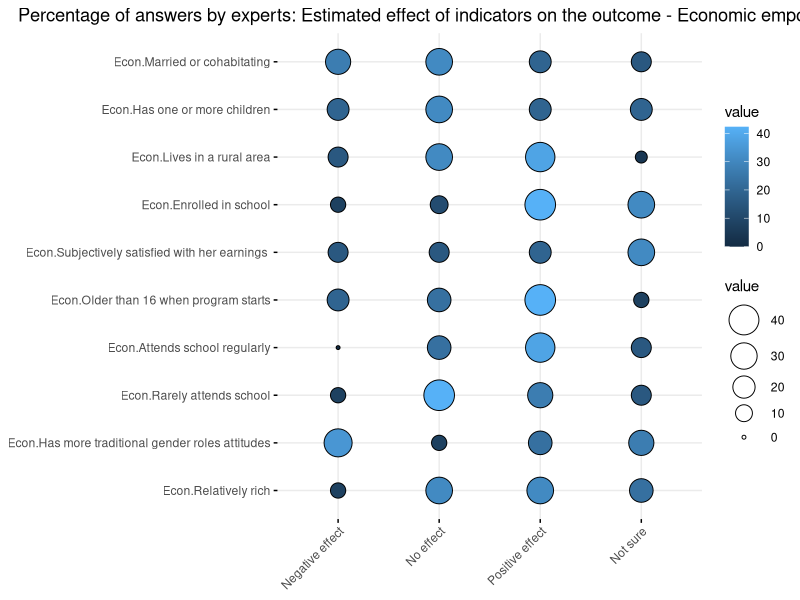
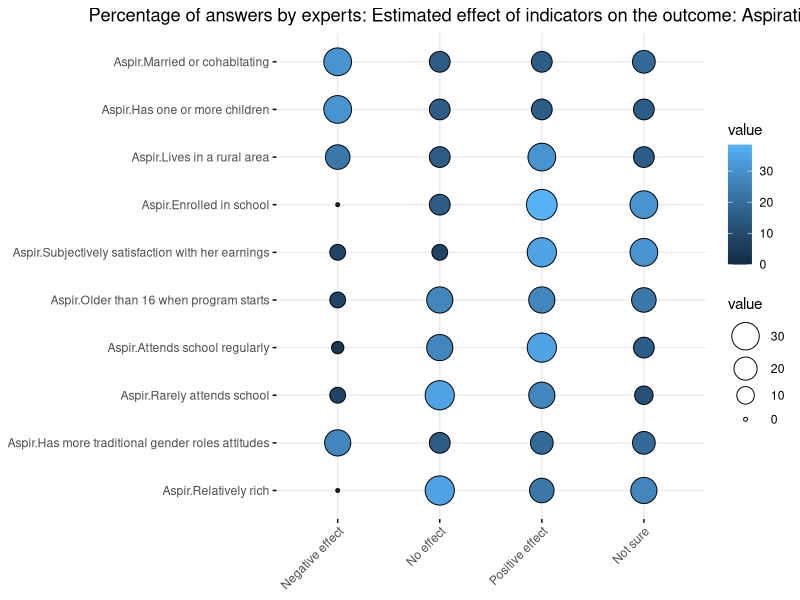
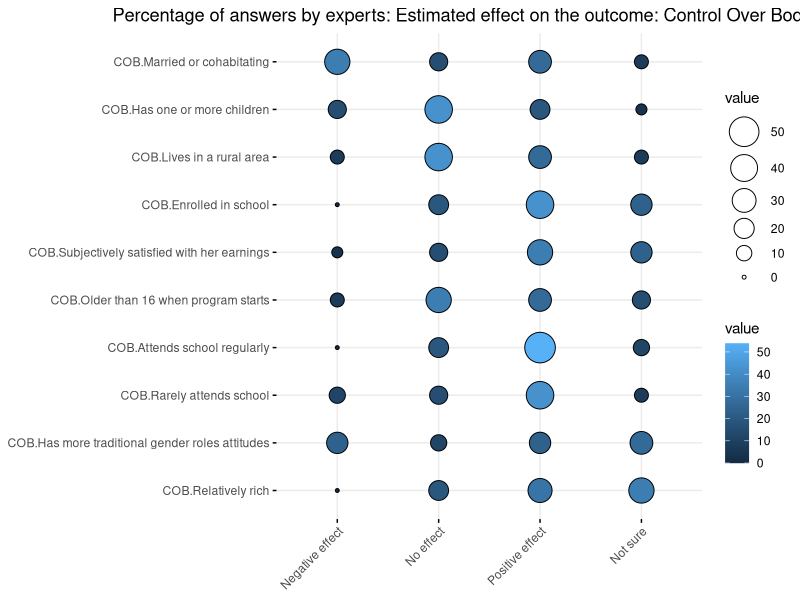
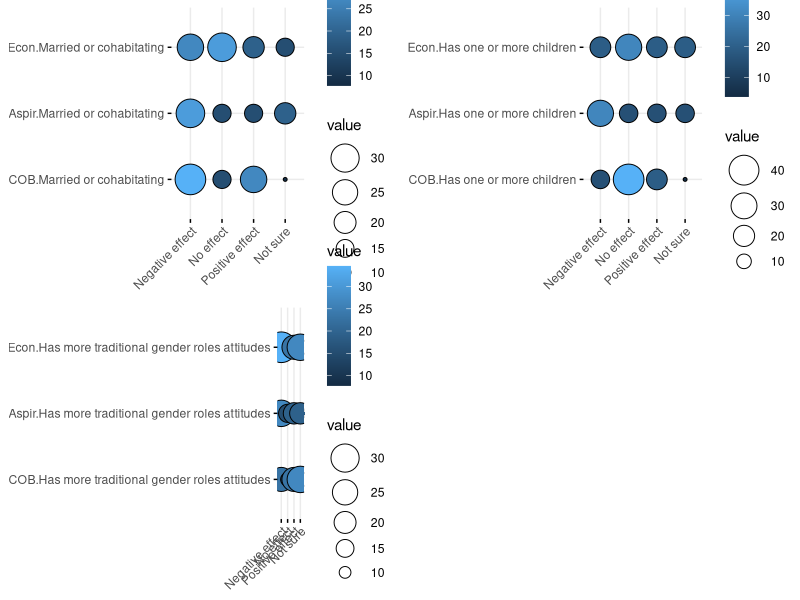
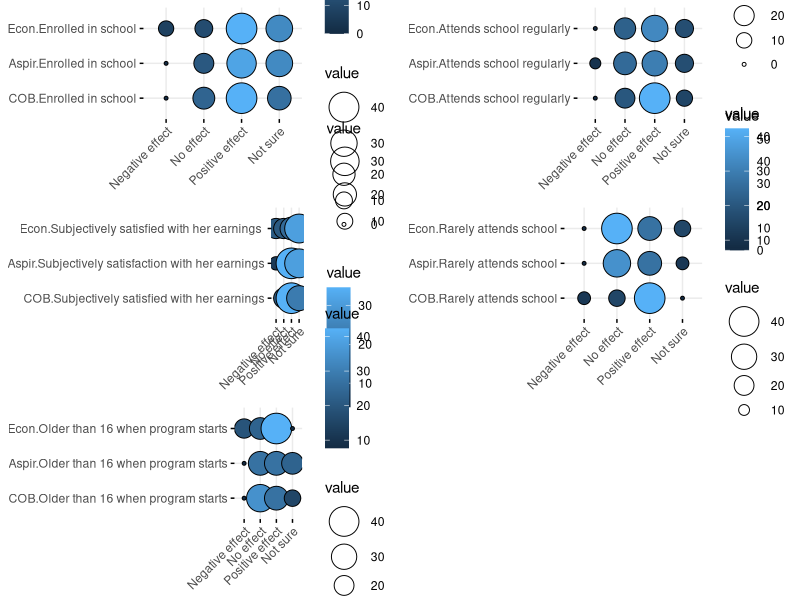
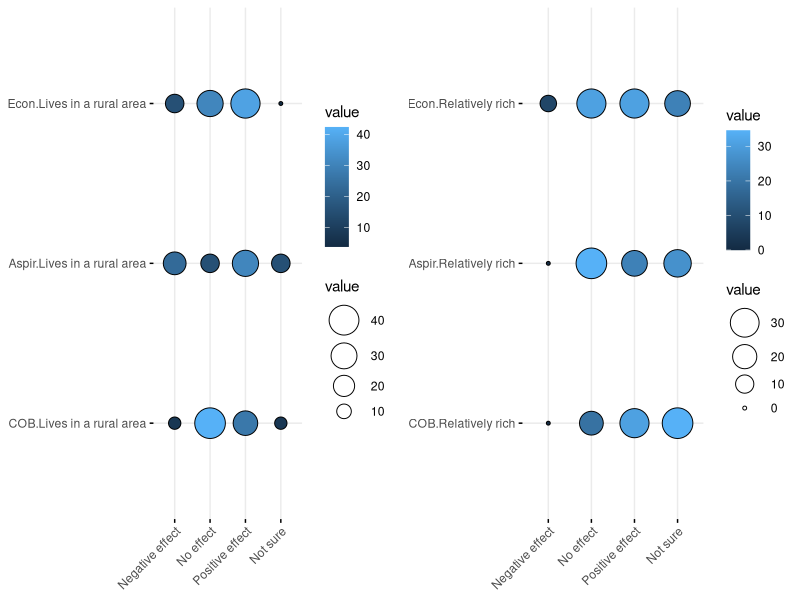
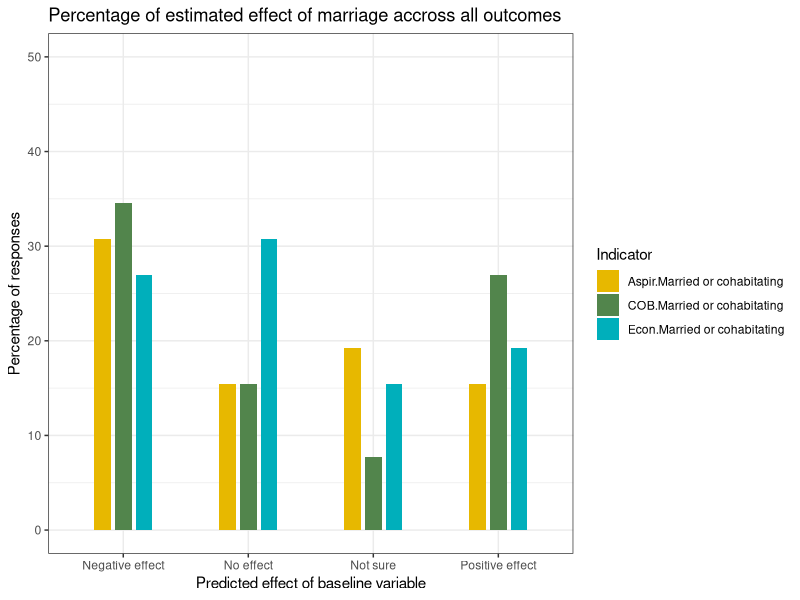
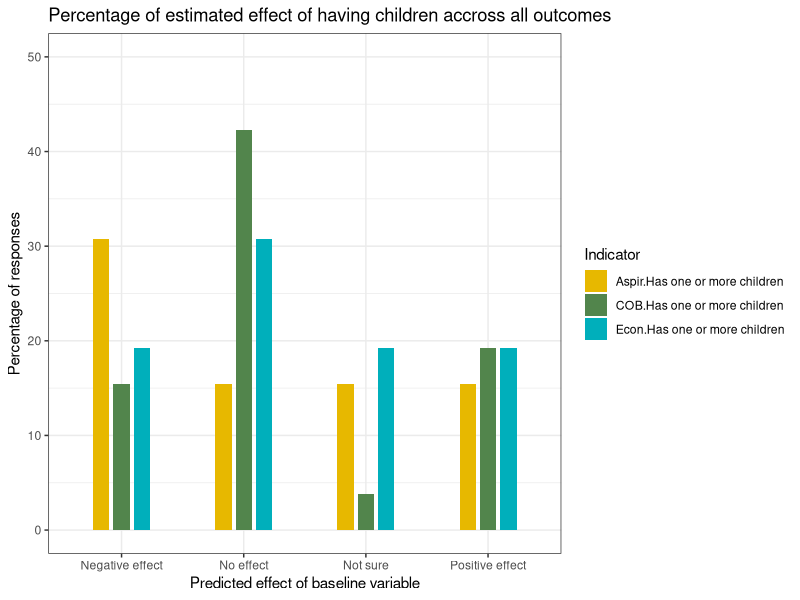

Recreate these plots in R, in order. (Note: this script raises an error after producing the figures.)
## ---- chunk 1
library(tidyverse)
library(readxl)
library(ggpubr)
library(gridExtra)
## ---- chunk 2
surveydata <- read_excel("SurveyReport-1602709672-03-23-2021-T022402 copy.xlsx", 
    sheet = "Raw Data",
    col_names = c("Response ID", 
        "Response Status", "IP Address", "Timestamp (mm/dd/yyyy)", "Duplicate", "Time Taken to Complete (Seconds)", 
        "Seq. Number", "Country Code", "Region", "Dear Expert", "Please read", 
        "The program", "The program", "Econ.Married or cohabitating", "Econ.Has one or more children", "Econ.Lives in a rural area", 
        "Econ.Enrolled in school", "Econ.Subjectively satisfied with her earnings", "Econ.Older than 16 when program starts", "Econ.Attends school regularly", "Econ.Has more traditional gender roles attitudes", 
        "Econ.Relatively rich", "Aspir.Married or cohabitating", "Aspir.Has one or more children", "Aspir.Lives in a rural area", "Aspir.Enrolled in school", 
        "Aspir.Subjectively satisfaction with her earnings", "Aspir.Older than 16 when program starts", "Aspir.Attends school regularly", "Aspir.Rarely attends school", "Aspir.Has more traditional gender roles attitudes", 
        "Aspir.Relatively rich", "COB.Married or cohabitating", "COB.Has one or more children", "COB.Lives in a rural area", "COB.Enrolled in school", 
        "COB.Subjectively satisfied with her earnings", "COB.Older than 16 when program starts", "COB.Attends school regularly", "COB.Rarely attends school", "COB.Has more traditional gender roles attitudes", 
        "COB.Relatively rich", "On a scale from 1-Strongly disagree to 100-Strongly agree (50-Undecided),", "Personal Information", "What is your name?", "What is your profession?", 
        "What organization/s are you affiliated with?", "What is your job position?", "text"))
surveydata <- as_tibble(surveydata[-1,])
surveydata[,1:49] <- lapply(surveydata[,1:49], factor)

survey <- read_excel("survey.xlsx", 
    sheet = "Sheet2")

survey.df <- as.data.frame(t(survey)) %>% 
  rename("Negative" = V1,
         "No" = V2,
         "Positive" = V3,
         "uncertain" = V4)
participants <- c(26, 26, 26, 26, 26, 26, 26, 26,26,26,26,26,26,26,26,26,26,26,26,26,26,26,26,26,26,26,26,26,26,26,26)
survey.df<- as.data.frame(cbind(survey.df, participants))

#frequencies
survey.df <- transform(survey.df, "Negative effect" = 100*(survey.df$`Negative`/ participants))
survey.df <- transform(survey.df, "No effect" = 100*(survey.df$No/ participants))
survey.df <- transform(survey.df, "Positive effect" = 100*(survey.df$`Positive`/ participants))
survey.df <- transform(survey.df, "Not sure" = 100*(survey.df$uncertain/ participants))
survey.df.freq <- survey.df[,6:9]
survey.df.freq <- round(survey.df.freq, 3)

round_df <- function(x, digits) {
    numeric_columns <- sapply(x, mode) == 'numeric'
    x[numeric_columns] <-  round(x[numeric_columns], digits)
    x
}
## ---- chunk 3
economic_empower <- ggballoonplot(survey.df.freq[2:11,], fill = "value", main = "Percentage of answers by experts: Estimated effect of indicators on the outcome - Economic empowerment")
economic_empower + theme(plot.title = element_text(hjust = 0.6))
## ---- chunk 4
aspirations_effect <- ggballoonplot(survey.df.freq[12:21,], fill = "value", main = "Percentage of answers by experts: Estimated effect of indicators on the outcome: Aspirations", cex=1.5)
aspirations_effect +theme(plot.title = element_text(hjust = 0.6))

## ---- chunk 5
cob_effect <- ggballoonplot(survey.df.freq[22:31,], fill = "value", main = "Percentage of answers by experts: Estimated effect on the outcome: Control Over Body")

cob_effect +theme(plot.title = element_text(hjust = 0.6))
## ---- chunk 6
#married or cohabiting
p1 <- ggballoonplot(survey.df.freq[c(2,12,22),], fill = "value")
#has one or more children
p2 <- ggballoonplot(survey.df.freq[c(3,13,23),], fill = "value")
#lives in a rural area
p3 <- ggballoonplot(survey.df.freq[c(4,14,24),], fill = "value")
#enrolled in school
p4 <- ggballoonplot(survey.df.freq[c(5,15,25),], fill = "value")
#subjectively satisfied with her earnings
p5 <- ggballoonplot(survey.df.freq[c(6,16,26),], fill = "value")
#older than 16 when program starts
p6 <- ggballoonplot(survey.df.freq[c(7,17,27),], fill = "value")
#attends school regularly
p7 <- ggballoonplot(survey.df.freq[c(8,18,28),], fill = "value")
#barely attends school
p8 <- ggballoonplot(survey.df.freq[c(9,19,29),], fill = "value")
#has more traditional gender roles attitudes
p9 <- ggballoonplot(survey.df.freq[c(10,20,30),], fill = "value")
#relatively rich
p10 <- ggballoonplot(survey.df.freq[c(11,21,31),], fill = "value")

#putting the plots together on a grid
grid.arrange(p1, p2, p9, ncol = 2, nrow=2)

grid.arrange(p4, p7, p5, p8, p6, ncol = 2, nrow=3)
## ---- chunk 7
grid.arrange( p3, p10, ncol = 2, nrow=1)
## ---- chunk 8
married <- survey.df.freq[c(2,12,22),]
married <- cbind(Indicator = rownames(married), married)
hist.married <-  pivot_longer(married, cols = c(2:5), names_to = "effect")
hist.married <- round_df(hist.married,1)
children <- survey.df.freq[c(3,13,23),]
children <- cbind(Indicator = rownames(children), children)
hist.children <-  pivot_longer(children, cols = c(2:5), names_to = "effect")
hist.children <- round_df(hist.children,1)
rural <- survey.df.freq[c(4,14,24),]
rural <- cbind(Indicator = rownames(rural), rural)
hist.rural <-  pivot_longer(rural, cols = c(2:5), names_to = "effect")
hist.rural <- round_df(hist.rural,1)
enroll.school <-survey.df.freq[c(5,15,25),]
enroll.school <- cbind(Indicator = rownames(enroll.school), enroll.school)
hist.enroll.scool <-  pivot_longer(enroll.school, cols = c(2:5), names_to = "effect")
hist.enroll.scool <- round_df(hist.enroll.scool,1)
satisf.income <-survey.df.freq[c(6,16,26),]
satisf.income <- cbind(Indicator = rownames(satisf.income), satisf.income)
hist.satisf.income <-  pivot_longer(satisf.income, cols = c(2:5), names_to = "effect")
hist.satisf.income <- round_df(hist.satisf.income,1)
older16 <- survey.df.freq[c(7,17,27),]
older16 <- cbind(Indicator = rownames(older16), older16)
hist.older16 <-  pivot_longer(older16, cols = c(2:5), names_to = "effect")
hist.older16 <- round_df(hist.older16,1)
reg.attend.school <- survey.df.freq[c(8,18,28),]
reg.attend.school <- cbind(Indicator = rownames(reg.attend.school), reg.attend.school)
hist.reg.attend.school <-  pivot_longer(reg.attend.school, cols = c(2:5), names_to = "effect")
hist.reg.attend.school <- round_df(hist.reg.attend.school,1)
rer.attend.school <- survey.df.freq[c(9,19,29),]
rer.attend.school <- cbind(Indicator = rownames(rer.attend.school), rer.attend.school)
hist.rer.attend.school <-  pivot_longer(rer.attend.school, cols = c(2:5), names_to = "effect")
hist.rer.attend.school <- round_df(hist.rer.attend.school,1)
traditional.values <- survey.df.freq[c(10,20,30),]
traditional.values <- cbind(Indicator = rownames(traditional.values), traditional.values)
hist.traditional.values <-  pivot_longer(traditional.values, cols = c(2:5), names_to = "effect")
hist.traditional.values <- round_df(hist.traditional.values,1)
rich <- survey.df.freq[c(11,21,31),]
rich <- cbind(Indicator = rownames(rich), rich)
hist.rich <-  pivot_longer(rich, cols = c(2:5), names_to = "effect")
hist.rich <- round_df(hist.rich,1)
## ---- chunk 9
hist.1 <- ggplot(hist.married, aes(effect, y=value, fill=Indicator)) +
  geom_bar(stat="identity", width = 0.4, position = position_dodge(width=0.5)) +
  ylim(0,50)+
  theme_bw() 
hist.1 + ggtitle( "Percentage of estimated effect of marriage accross all outcomes") + scale_fill_manual(values = c("#E7B800","#52854C", "#00AFBB")) + 
   ylab("Percentage of responses") + xlab("Predicted effect of baseline variable") 
## ---- chunk 10
hist.2 <- ggplot(hist.children, aes(effect, y=value, fill=Indicator)) +
  geom_bar(stat="identity", width = 0.4, position = position_dodge(width=0.5)) +
  ylim(0,50)+
  theme_bw() 
hist.2 + ggtitle( "Percentage of estimated effect of having children accross all outcomes") + scale_fill_manual(values = c("#E7B800","#52854C", "#00AFBB")) + 
   ylab("Percentage of responses") + xlab("Predicted effect of baseline variable") 
## ---- chunk 11
hist.3 <- ggplot(hist.enroll.scool, aes(effect, y=value, fill=Indicator)) +
  geom_bar(stat="identity", width = 0.4, position = position_dodge(width=0.5)) +
  ylim(0,50)+
  theme_bw() 
hist.3 + ggtitle( "Percentage of estimated effect of school enrollment accross all outcomes") + scale_fill_manual(values = c("#E7B800","#52854C", "#00AFBB")) + 
   ylab("Percentage of responses") + xlab("Predicted effect of baseline variable") 
## ---- chunk 12
hist.4 <- ggplot(hist.older16, aes(effect, y=value, fill=Indicator)) +
  geom_bar(stat="identity", width = 0.4, position = position_dodge(width=0.5)) +
  ylim(0,50)+
  theme_bw() 
hist.4 + ggtitle( "Percentage of estimated effect of age accross all outcomes") + scale_fill_manual(values = c("#E7B800","#52854C", "#00AFBB")) + 
   ylab("Percentage of responses") + xlab("Predicted effect of baseline variable") 
## ---- chunk 13
hist.5 <- ggplot(hist.rich, aes(effect, y=value, fill=Indicator)) +
  geom_bar(stat="identity", width = 0.4, position = position_dodge(width=0.5)) +
  ylim(0,50)+
  theme_bw() 
hist.5 + ggtitle( "Percentage of estimated effect of income accross all outcomes") + scale_fill_manual(values = c("#E7B800","#52854C", "#00AFBB")) + 
   ylab("Percentage of responses") + xlab("Predicted effect of baseline variable") 
## ---- chunk 14
hist.6 <- ggplot(hist.rural, aes(effect, y=value, fill=Indicator)) +
  geom_bar(stat="identity", width = 0.4, position = position_dodge(width=0.5)) +
  ylim(0,50)+
  theme_bw() 
hist.6 + ggtitle( "Percentage of estimated effect of living in rural area accross all outcomes") + scale_fill_manual(values = c("#E7B800","#52854C", "#00AFBB")) + 
   ylab("Percentage of responses") + xlab("Predicted effect of baseline variable") 
## ---- chunk 15
hist.7 <- ggplot(hist.satisf.income, aes(effect, y=value, fill=Indicator)) +
  geom_bar(stat="identity", width = 0.4, position = position_dodge(width=0.5)) +
  ylim(0,50)+
  theme_bw() 
hist.7 + ggtitle( "Percentage of estimated effect of subjective satisfaction with income accross all outcomes") + scale_fill_manual(values = c("#E7B800","#52854C", "#00AFBB")) + 
   ylab("Percentage of responses") + xlab("Predicted effect of baseline variable") 
## ---- chunk 16
hist.8 <- ggplot(hist.traditional.values, aes(effect, y=value, fill=Indicator)) +
  geom_bar(stat="identity", width = 0.4, position = position_dodge(width=0.5)) +
  ylim(0,50)+
  theme_bw() 
hist.8 + ggtitle( "Percentage of Estimated Effect of Traditional Values Accross all Outcomes") + scale_fill_manual(values = c("#E7B800","#52854C", "#00AFBB")) + 
   ylab("Percentage of responses") + xlab("Predicted effect of baseline variable")
## ---- chunk 17
married <- married %>% bind_rows(summarise_all(., ~ if(is.numeric(.)) sum(.) else "Total"))
married <- married[4,] 
married <- married[,2:5]/3

children <- children %>% bind_rows(summarise_all(., ~ if(is.numeric(.)) sum(.) else "Total"))
children <- children[4,]
children <- children[,2:5]/3

rural <- rural %>% bind_rows(summarise_all(., ~ if(is.numeric(.)) sum(.) else "Total"))
rural <- rural[4,]
rural <- rural[,2:5]/3

enroll.school <- enroll.school %>% bind_rows(summarise_all(., ~ if(is.numeric(.)) sum(.) else "Total"))
enroll.school <- enroll.school[4,]
enroll.school <- enroll.school[,2:5]/3

satisf.income <- satisf.income %>% bind_rows(summarise_all(., ~ if(is.numeric(.)) sum(.) else "Total"))
satisf.income <- satisf.income[4,]
satisf.income <- satisf.income[,2:5]/3

older16 <- older16 %>% bind_rows(summarise_all(., ~ if(is.numeric(.)) sum(.) else "Total"))
older16 <- older16[4,]
older16 <- older16[,2:5]/3

reg.attend.school <- reg.attend.school %>% bind_rows(summarise_all(., ~ if(is.numeric(.)) sum(.) else "Total"))
reg.attend.school <- reg.attend.school[4,]
reg.attend.school <- reg.attend.school[,2:5]/3

rer.attend.school <- rer.attend.school %>% bind_rows(summarise_all(., ~ if(is.numeric(.)) sum(.) else "Total"))
rer.attend.school <- rer.attend.school[4,]
rer.attend.school <- rer.attend.school[,2:5]/3

traditional.values <- traditional.values %>% bind_rows(summarise_all(., ~ if(is.numeric(.)) sum(.) else "Total"))
traditional.values <- traditional.values[4,]
traditional.values <- traditional.values[,2:5]/3

rich <- rich %>% bind_rows(summarise_all(., ~ if(is.numeric(.)) sum(.) else "Total"))
rich <- rich[4,]
rich <- rich[,2:5]/3
## ---- chunk 18
mar.effect <- ggballoonplot(married, fill = "value", main = "Estimated effect of marriage")
child.effect <- ggballoonplot(children, fill = "value", main = "Estimated effect of children")
rural.effect <- ggballoonplot(rural, fill = "value", main = "Estimated effect of living in rural area")
enroll.school.effect <- ggballoonplot(enroll.school, fill = "value", main = "Estimated effect of school enrollment")
satisf.income.effect <- ggballoonplot(satisf.income, fill = "value", main = "Estimated effect of satisfaction with income")
older16.effect <- ggballoonplot(older16, fill = "value", main = "Estimated effect of being older than 16")
reg.attend.effect <- ggballoonplot(reg.attend.school, fill = "value", main = "Estimated effect of regular school attendance")
rer.attend.effect <- ggballoonplot(rer.attend.school, fill = "value", main = "Estimated effect of rare school attendance")
traditional.values.effect <- ggballoonplot(traditional.values, fill = "value", main = "Estimated effect of having traditional values")
rich.effect <- ggballoonplot(rich, fill = "value", main = "Estimated effect of being relatively rich")
## ---- chunk 19

married <- pivot_longer(married, cols = c(1:4), names_to = "prediction")
married <- round_df(married, 1)
rich <- pivot_longer(rich, cols = c(1:4), names_to = "prediction")
children <- pivot_longer(children, cols = c(1:4), names_to = "prediction")
children <- round_df(children)
rural <- pivot_longer(rural, cols = c(1:4), names_to = "prediction")
rural <- round_df(rural, 1)
enroll.school <-pivot_longer(enroll.school, cols = c(1:4), names_to = "prediction")
enroll.school <- round_df(enroll.school, 1)
satisf.income <-pivot_longer(satisf.income, cols = c(1:4), names_to = "prediction")
satisf.income <- round_df(satisf.income, 1)
older16 <-pivot_longer(older16, cols = c(1:4), names_to = "prediction")
older16 <- round_df(older16, 1)
reg.attend.school <- pivot_longer(reg.attend.school, cols = c(1:4), names_to = "prediction")
reg.attend.school <- round_df(reg.attend.school, 1)
rer.attend.school <- pivot_longer(rer.attend.school, cols = c(1:4), names_to = "prediction")
rer.attend.school <- round_df(rer.attend.school,1)
traditional.values <-pivot_longer(traditional.values, cols = c(1:4), names_to = "prediction")
traditional.values <- round_df(traditional.values, 1)

## ---- chunk 20
freq.1 <- ggplot(married, aes(prediction, y=value, fill=prediction)) +
  geom_bar(stat="identity", width = 0.4, position = position_dodge(width=0.3)) +
  ylim(0,50)+
  geom_text(aes(label = paste(format(value, nsmall = 0), "%")), vjust = -0.3) + 
  theme_bw() 
freq.1 + ggtitle( "Percentage of estimated effect of marriage accross all outcomes") + scale_fill_manual(values = c("#FC4E07", "#E7B800","#52854C", "#00AFBB")) + 
   ylab("Percentage of responses") + xlab("Predicted effect of baseline variable") 


## ---- chunk 21
freq.2 <- ggplot(rich, aes(prediction, y=value, fill=prediction)) +
  geom_bar(stat="identity", width = 0.4, position = position_dodge(width=0.3))+
  ylim(0,50)+
  geom_text(aes(label = paste(format(value, nsmall = 0), "%")), vjust = -0.3) + 
  theme_bw() 
freq.2 +ggtitle("Percentage of estimated effect of being relatively rich accross all outcomes")  + scale_fill_manual(values = c("#FC4E07", "#E7B800","#52854C", "#00AFBB"))+ 
   ylab("Percentage of responses") + xlab("Predicted effect of baseline variable")
## ---- chunk 22
freq.3 <- ggplot(children, aes(prediction, y=value, fill=prediction)) +
  geom_bar(stat="identity", width = 0.4, position = position_dodge(width=0.3)) +
  ylim(0,50)+
  geom_text(aes(label = paste(format(value, nsmall = 0), "%")), vjust = -0.3) + 
  theme_bw() 
freq.3 +ggtitle("Percentage of estimated effect of having children accross all outcomes") + scale_fill_manual(values = c("#FC4E07", "#E7B800","#52854C", "#00AFBB"))+ 
   ylab("Percentage of responses") + xlab("Predicted effect of baseline variable")
## ---- chunk 23
freq.4 <- ggplot(rural, aes(prediction, y=value, fill=prediction)) +
  geom_bar(stat="identity", width = 0.4, position = position_dodge(width=0.3)) +
  ylim(0,50)+
  geom_text(aes(label = paste(format(value, nsmall = 0), "%")), vjust = -0.3) + 
  theme_bw() 
freq.4 +ggtitle("Percentage of estimated effect of living in a rural area accross all outcomes") + scale_fill_manual(values = c("#FC4E07", "#E7B800","#52854C", "#00AFBB"))+ 
   ylab("Percentage of responses") + xlab("Predicted effect of baseline variable")
## ---- chunk 24
freq.5 <- ggplot(enroll.school, aes(prediction, y=value, fill=prediction)) +
  geom_bar(stat="identity", width = 0.4, position = position_dodge(width=0.3)) +
  ylim(0,50)+
  geom_text(aes(label = paste(format(value, nsmall = 0), "%")), vjust = -0.3) + 
  theme_bw() 
freq.5 +ggtitle("Percentage of estimated effect of being enrolled in school accross all outcomes") + scale_fill_manual(values = c("#FC4E07", "#E7B800","#52854C", "#00AFBB"))+ 
   ylab("Percentage of responses") + xlab("Predicted effect of baseline variable")
## ---- chunk 25
freq.6 <- ggplot(satisf.income, aes(prediction, y=value, fill=prediction)) +
  geom_bar(stat="identity", width = 0.4, position = position_dodge(width=0.3)) +
  ylim(0,50)+
  geom_text(aes(label = paste(format(value, nsmall = 0), "%")), vjust = -0.3) + 
  theme_bw() 
freq.6 +ggtitle("Percentage of estimated effect of being satisfied with income accross all outcomes") + scale_fill_manual(values = c("#FC4E07", "#E7B800","#52854C", "#00AFBB"))+ 
   ylab("Percentage of responses") + xlab("Predicted effect of baseline variable")
## ---- chunk 26
freq.7 <- ggplot(older16, aes(prediction, y=value, fill=prediction)) +
  geom_bar(stat="identity", width = 0.4, position = position_dodge(width=0.3)) +
  ylim(0,50)+
  geom_text(aes(label = paste(format(value, nsmall = 0), "%")), vjust = -0.3) + 
  theme_bw() 
freq.7 +ggtitle("Percentage of estimated effect of being older than 16 when program starts accross all outcomes") + scale_fill_manual(values = c("#FC4E07", "#E7B800","#52854C", "#00AFBB"))+ 
   ylab("Percentage of responses") + xlab("Predicted effect of baseline variable")
## ---- chunk 27
freq.8 <- ggplot(reg.attend.school, aes(prediction, y=value, fill=prediction)) +
  geom_bar(stat="identity", width = 0.4, position = position_dodge(width=0.3)) +
  ylim(0,50)+
  geom_text(aes(label = paste(format(value, nsmall = 0), "%")), vjust = -0.3) + 
  theme_bw() 
freq.8 +ggtitle("Percentage of estimated effect of regularly attending school accross all outcomes") + scale_fill_manual(values = c("#FC4E07", "#E7B800","#52854C", "#00AFBB"))+ 
   ylab("Percentage of responses") + xlab("Predicted effect of baseline variable")
## ---- chunk 28
freq.9 <- ggplot(rer.attend.school, aes(prediction, y=value, fill=prediction)) +
  geom_bar(stat="identity", width = 0.4, position = position_dodge(width=0.3)) +
  ylim(0,50)+
  geom_text(aes(label = paste(format(value, nsmall = 0), "%")), vjust = -0.3) + 
  theme_bw() 
freq.9 +ggtitle("Percentage of estimated effect of rarely attending school accross all outcomes") + scale_fill_manual(values = c("#FC4E07", "#E7B800","#52854C", "#00AFBB"))+ 
   ylab("Percentage of responses") + xlab("Predicted effect of baseline variable")
## ---- chunk 29
freq.10 <- ggplot(traditional.values, aes(prediction, y=value, fill=prediction)) +
  geom_bar(stat="identity", width = 0.4, position = position_dodge(width=0.3)) +
  ylim(0,50)+
  geom_text(aes(label = paste(format(value, nsmall = 0), "%")), vjust = -0.3) + 
  theme_bw() 
freq.10 +ggtitle("Percentage of estimated effect of having traditional values accross all outcomes") + scale_fill_manual(values = c("#FC4E07", "#E7B800","#52854C", "#00AFBB"))+ 
   ylab("Percentage of responses") + xlab("Predicted effect of baseline variable")

## ---- chunk 30
grid.arrange(rural.effect, rich.effect, satisf.income.effect,  traditional.values.effect,  ncol = 2, nrow=2)
## ---- chunk 31
grid.arrange(mar.effect, child.effect, older16.effect, ncol = 3)
## ---- chunk 32
grid.arrange(enroll.school.effect, reg.attend.effect, rer.attend.effect, ncol = 3)
## ---- chunk 33
country <- surveydata %>% group_by(country = surveydata$`Country Code`) %>% count(name = "count")

long <- c(53.847818, 14.550072, 133.775136, -74.297333, 10.451526, 40.489673, 2.213749, -3.435973, 34.851612, 12.56738, 69.345116, 22.937506)
lat <- c(23.424076, 47.516231, 	-25.274398, 4.570868, 51.165691, 9.145, 46.227638, 55.378051, 31.046051, 41.87194, 30.375321, -30.559482)
## ---- chunk 34
world <- map_data("world")

experts <- ggplot() +
  geom_map(
    data = world, map = world,
    aes(long, lat, map_id = region),
    color = "white", fill = "lightgray", size = 0.1
  ) +
  geom_point(
    data = country,
    aes(long, lat, colour = country, size = count),
    alpha = 0.7
  ) 

print(experts+ labs(y="Latitude", x = "Longitude", title = "Experts' countries of residence", colour = "Country", size= "Number of Experts") + theme(plot.title = element_text(hjust = 0.5, size = 20)))

## ---- chunk 35
library(formattable)
organisation <- surveydata %>% 
  group_by(Organisation = surveydata$`What is your job position?`) %>% 
  count(name= "Number of experts") 

formattable(organisation, align =c("l","c"), 
            list(`Number of experts` = formatter(
              "span", style = ~ style(color = "darkgreen",font.weight = "bold"))))
## ---- chunk 36
org <- ggplot(data=organisation, aes(x=Organisation, y=count, fill= Organisation, size=count, label.size = 14, show.legend = FALSE)) + geom_bar(position = 'dodge', stat="identity", show.legend = FALSE) + geom_text(aes(label = paste(format(Organisation, nsmall = 0.2), count)), vjust = -0.8, size = 8, position = position_dodge(.5), colour = "black") + theme_transparent() 

org+theme_transparent() +
  coord_flip() 
